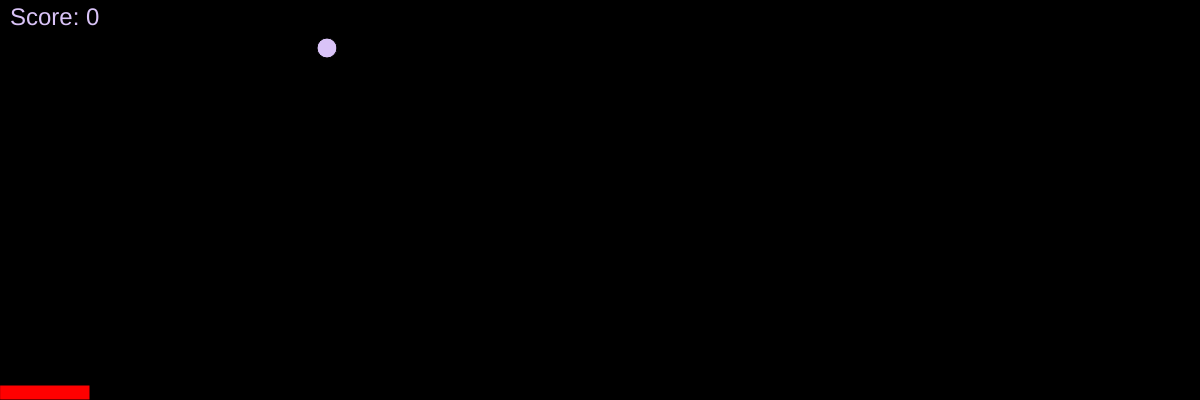
Frame 1 (no input)
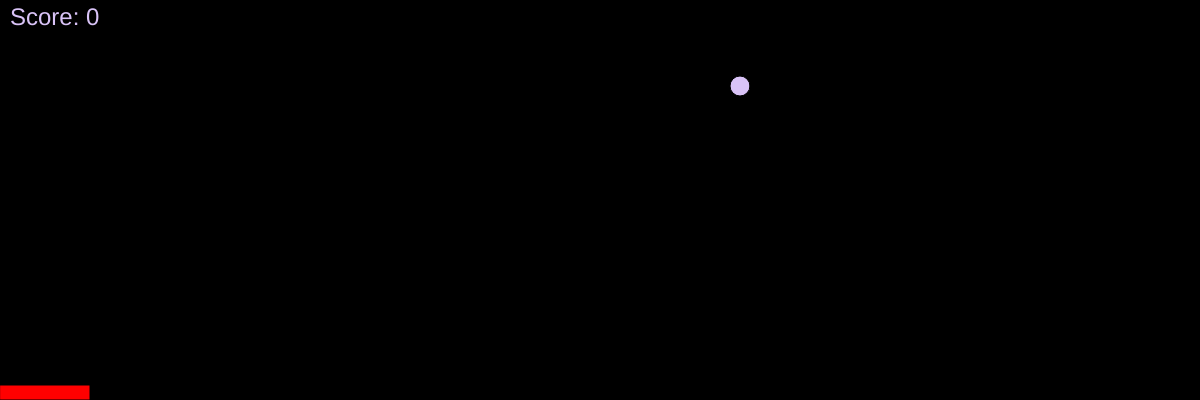
Frame 60 (no input)
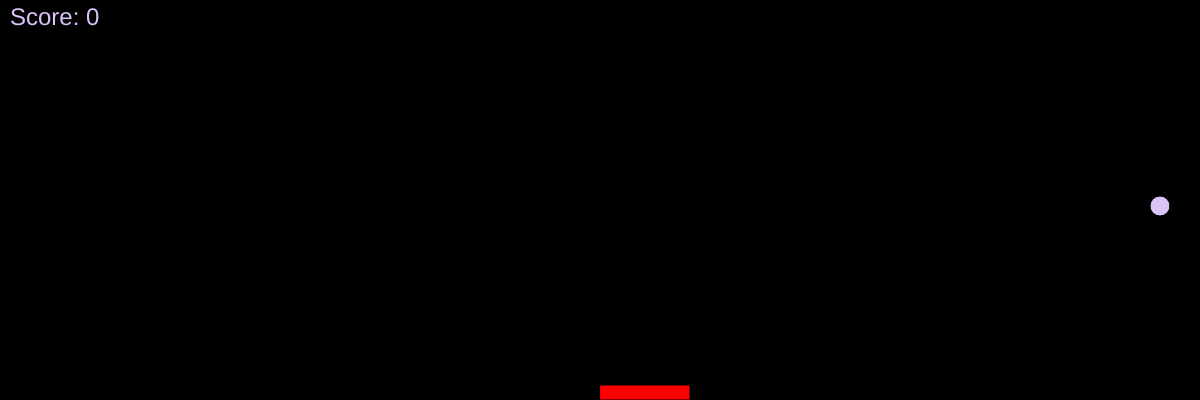
Frame 120 (the mouse pressed at the canvas centre since frame 60)

The p5.js sketch that drew these frames (run headless with seeded random() and noise() and a simulated clock; from frame 60 on, the mouse is pressed at the canvas centre):

// p5.js sketch
// ── sketch.js
/// <reference path="../TSDef/p5.global-mode.d.ts" />

"use strict";

let xBall;
let yBall;
let xSpeed;
let ySpeed;
let score;

function randomBallPlacment() {
  xBall = Math.floor(Math.random() * 300) + 50;
  yBall = 50;
  xSpeed = (2, 7);
  ySpeed = (-7, -2);
  score = 0
}




// Canvas
function setup() {
  createCanvas(windowWidth, 400);
}

//Background

function draw() {

  // Background
  background(0);

  // Paddle
  fill('red');
  rect(mouseX, 385, 90, 15);

  //Functions
  move();
  bounce();
  display()
  resetBall();
  paddle();

  //Score
  fill('#d9c3f7');
  textSize(24);
  text("Score: " + score, 10, 25);
}


// Random Ball Placement



// Ball Functions
function move() {
  xBall += xSpeed;
  yBall += ySpeed;
}


function bounce() {

  if (xBall < 10 ||
    xBall > windowWidth - 10) {
    xSpeed *= -1;
  }
  if (yBall < 10 ||
    yBall > windowHeight - 10) {
    ySpeed *= -1;
  }
}


// Reset Ball
function resetBall() {
  if (yBall >= 385 ||
    yBall > 400 - 15) {
    ySpeed = 4;
    randomBallPlacment();
  }
}

function display() {
  fill('#d9c3f7');
  ellipse(xBall, yBall, 20, 20);
}

// Bounce off Paddle
function paddle() {
  if ((xBall > mouseX &&
    xBall < mouseX + 90) &&
    (yBall + 10 >= 385)) {
    xSpeed *= -1;
    ySpeed *= -1;
    score++;

  }
}

randomBallPlacment();
